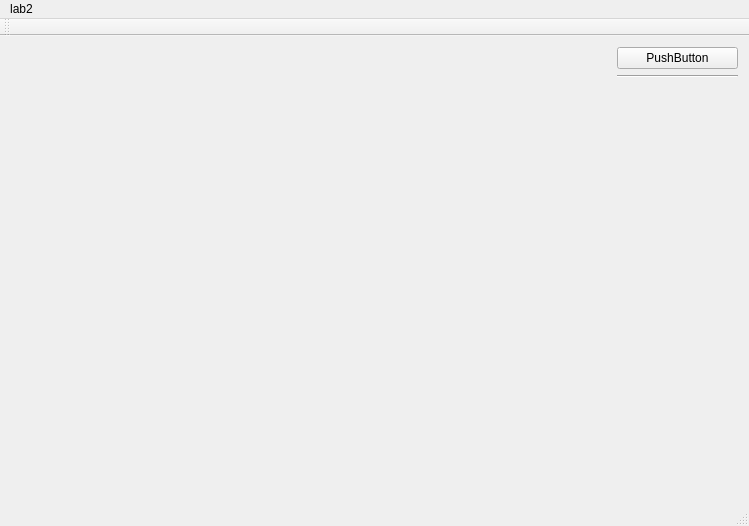
<?xml version="1.0" encoding="UTF-8"?>
<ui version="4.0">
 <class>MainWindow</class>
 <widget class="QMainWindow" name="MainWindow">
  <property name="geometry">
   <rect>
    <x>0</x>
    <y>0</y>
    <width>749</width>
    <height>526</height>
   </rect>
  </property>
  <property name="windowTitle">
   <string>MainWindow</string>
  </property>
  <widget class="QWidget" name="centralWidget">
   <layout class="QHBoxLayout" name="horizontalLayout">
    <item>
     <layout class="QVBoxLayout" name="verticalLayout_2">
      <item>
       <widget class="QPaintWidget" name="wgt" native="true">
        <property name="sizePolicy">
         <sizepolicy hsizetype="Preferred" vsizetype="Preferred">
          <horstretch>0</horstretch>
          <verstretch>0</verstretch>
         </sizepolicy>
        </property>
        <property name="minimumSize">
         <size>
          <width>600</width>
          <height>0</height>
         </size>
        </property>
        <property name="baseSize">
         <size>
          <width>500</width>
          <height>0</height>
         </size>
        </property>
       </widget>
      </item>
     </layout>
    </item>
    <item>
     <layout class="QVBoxLayout" name="verticalLayout">
      <property name="sizeConstraint">
       <enum>QLayout::SetFixedSize</enum>
      </property>
      <property name="leftMargin">
       <number>0</number>
      </property>
      <item>
       <widget class="QPushButton" name="btnLoad">
        <property name="text">
         <string>PushButton</string>
        </property>
       </widget>
      </item>
      <item>
       <widget class="Line" name="line">
        <property name="orientation">
         <enum>Qt::Horizontal</enum>
        </property>
       </widget>
      </item>
      <item>
       <spacer name="verticalSpacer_2">
        <property name="orientation">
         <enum>Qt::Vertical</enum>
        </property>
        <property name="sizeHint" stdset="0">
         <size>
          <width>20</width>
          <height>40</height>
         </size>
        </property>
       </spacer>
      </item>
     </layout>
    </item>
   </layout>
  </widget>
  <widget class="QMenuBar" name="menuBar">
   <property name="geometry">
    <rect>
     <x>0</x>
     <y>0</y>
     <width>749</width>
     <height>22</height>
    </rect>
   </property>
   <property name="nativeMenuBar">
    <bool>true</bool>
   </property>
   <widget class="QMenu" name="menulab2">
    <property name="title">
     <string>lab2</string>
    </property>
   </widget>
   <addaction name="menulab2"/>
  </widget>
  <widget class="QToolBar" name="mainToolBar">
   <attribute name="toolBarArea">
    <enum>TopToolBarArea</enum>
   </attribute>
   <attribute name="toolBarBreak">
    <bool>false</bool>
   </attribute>
  </widget>
  <widget class="QStatusBar" name="statusBar"/>
 </widget>
 <layoutdefault spacing="6" margin="11"/>
 <customwidgets>
  <customwidget>
   <class>QPaintWidget</class>
   <extends>QWidget</extends>
   <header>qpaintwidget.h</header>
   <container>1</container>
  </customwidget>
 </customwidgets>
 <resources/>
 <connections/>
</ui>
